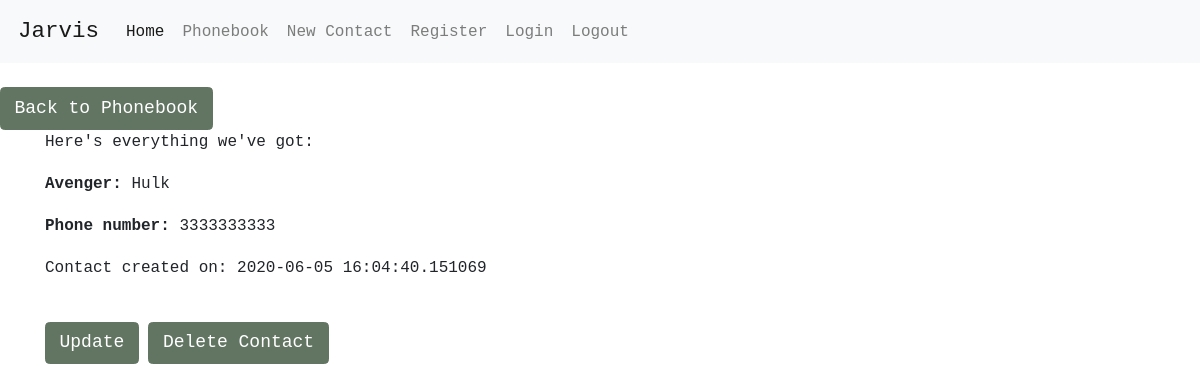
Page /num_detail/2 (signed in) on the committed database.
### avengers_phonebook/models.py (models this page shows, shortened)
class AvengerNum(db.Model):
    id = db.Column(db.Integer, primary_key = True)
    avenger_name = db.Column(db.String(200))
    phone_num = db.Column(db.String(10))
    date_created = db.Column(db.DateTime, nullable = False, default = datetime.utcnow)
    user_id = db.Column(db.Integer, db.ForeignKey('user.id'), nullable = False)

### avengers_phonebook/routes.py (the view)
@app.route('/num_detail/<int:num_id>')
@login_required
def num_detail(num_id):
    num = AvengerNum.query.get_or_404(num_id)
    return render_template('num_detail.html', num = num)

### avengers_phonebook/models.py (called while the page is built)
@login.user_loader
def load_user(user_id):
    return User.query.get(int(user_id))

### avengers_phonebook/templates/num_detail.html (shortened to what this page needs)
{% extends 'base.html' %}
{% block content %}
<a href="{{ url_for('phonebook') }}"><button class="btn btn-primary">Back to Phonebook</button></a>
<div class="container">
    <p>Here's everything we've got:</p>
    <p><b>Avenger:</b> {{ num.avenger_name }}</p>
    <p><b>Phone number:</b> {{ num.phone_num }}</p>
    <blockquote>Contact created on: {{ num.date_created }}</blockquote>
    <a href="{{ url_for('num_update', num_id = num.id ) }}"><button class="btn btn-primary">Update</button></a>
    <button type="button" class="btn btn-danger" data-toggle="modal" data-target="#dangerModal">Delete Contact</button>
</div>
{% endblock content %}

### avengers_phonebook/static/css/main.css (style rules this page uses)
* { font-family: monospace; font-size: large; }
.btn, .btn-success { margin-top: 3vh; background-color: rgb(98, 117, 98); border: 1px solid rgb(98, 117, 98); }

### rows in the picture
AvengerNum: avenger_name "Hulk", phone_num "3333333333", date_created "2020-06-05 16:04:40.151069"
